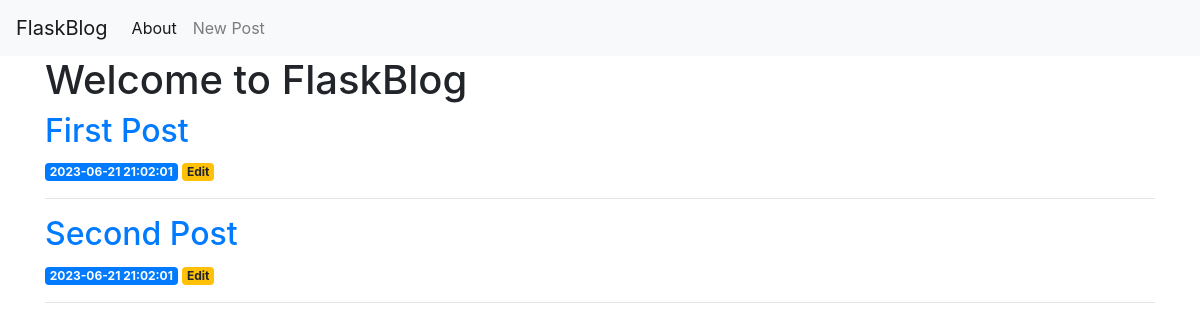
Before: / with the older database file.
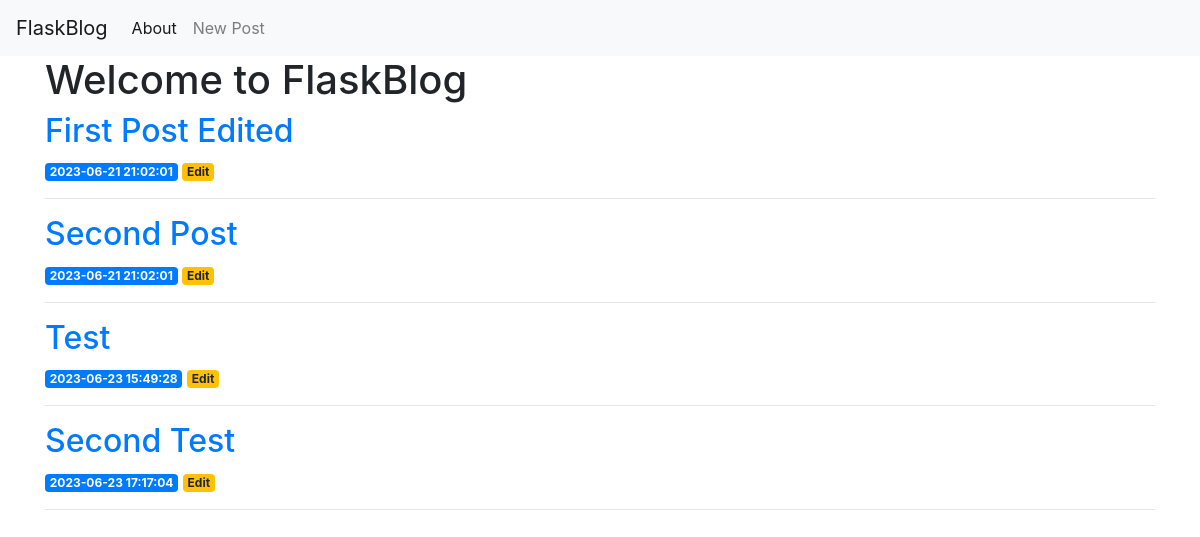
After: the same page with the newer database file.
### tables this page shows
CREATE TABLE posts (
    id INTEGER PRIMARY KEY AUTOINCREMENT,
    created TIMESTAMP NOT NULL DEFAULT CURRENT_TIMESTAMP,
    title TEXT NOT NULL,
    content TEXT NOT NULL
);

### app.py (the view)
@app.route('/')
def index():
    conn = get_db_connection()
    posts = conn.execute('SELECT * FROM posts').fetchall()
    conn.close()
    return render_template('index.html', posts=posts)

### app.py (called while the page is built)
def get_db_connection():
    conn = sqlite3.connect('database.db')
    conn.row_factory = sqlite3.Row
    return conn

### templates/index.html
{% extends 'base.html' %}
{% block content %}
    <h1>{% block title %} Welcome to FlaskBlog {% endblock %}</h1>
    {% for post in posts %}
        <a href="#">
            <h2>{{ post['title'] }}</h2>
        </a>
        <span class="badge badge-primary">{{ post['created'] }}</span>
        <a href="{{ url_for('edit', id=post['id']) }}">
            <span class="badge badge-warning">Edit</span>
        </a>
        <hr>
    {% endfor %}
{% endblock %}

Changed rows visible on the page:
changed posts: title "First Post" → "First Post Edited"
added posts: title "Test", created "2023-06-23 15:49:28"
added posts: title "Second Test", created "2023-06-23 17:17:04"
